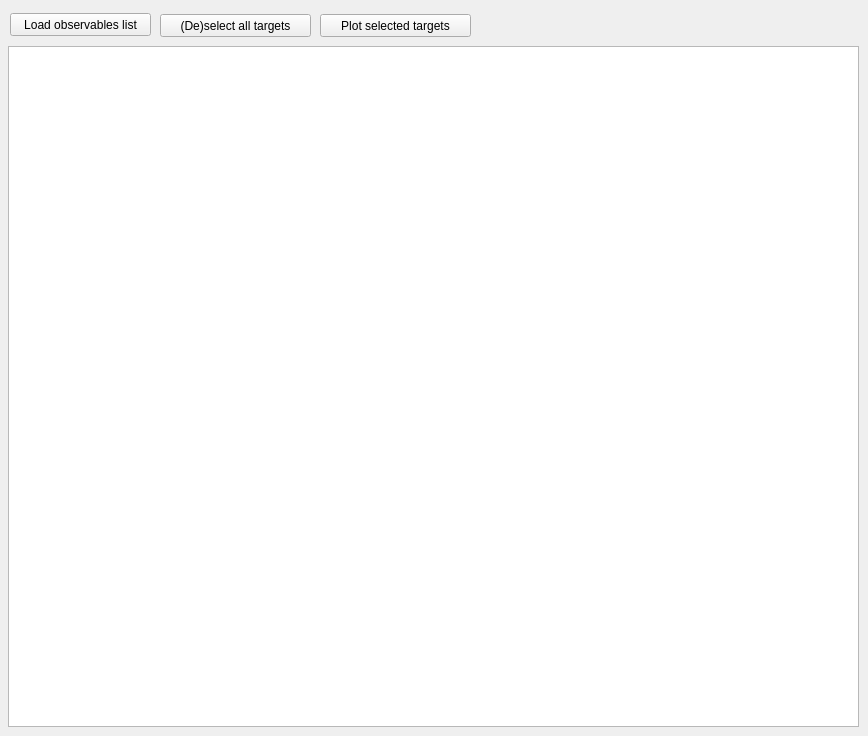
   <widget class="QWidget" name="obs">
    <attribute name="title">
     <string>Observations</string>
    </attribute>
    <widget class="QPushButton" name="loadObs">
     <property name="geometry">
      <rect>
       <x>10</x>
       <y>13</y>
       <width>141</width>
       <height>23</height>
      </rect>
     </property>
     <property name="text">
      <string>Load observables list</string>
     </property>
    </widget>
    <widget class="QTableView" name="listObs">
     <property name="geometry">
      <rect>
       <x>8</x>
       <y>46</y>
       <width>851</width>
       <height>681</height>
      </rect>
     </property>
     <property name="editTriggers">
      <set>QAbstractItemView::NoEditTriggers</set>
     </property>
     <property name="dragEnabled">
      <bool>true</bool>
     </property>
     <property name="alternatingRowColors">
      <bool>true</bool>
     </property>
     <property name="showGrid">
      <bool>true</bool>
     </property>
     <property name="gridStyle">
      <enum>Qt::DashLine</enum>
     </property>
     <property name="sortingEnabled">
      <bool>true</bool>
     </property>
     <attribute name="horizontalHeaderDefaultSectionSize">
      <number>100</number>
     </attribute>
     <attribute name="horizontalHeaderMinimumSectionSize">
      <number>25</number>
     </attribute>
    </widget>
    <widget class="QPushButton" name="updatePlotObs">
     <property name="geometry">
      <rect>
       <x>320</x>
       <y>14</y>
       <width>151</width>
       <height>23</height>
      </rect>
     </property>
     <property name="text">
      <string>Plot selected targets</string>
     </property>
    </widget>
    <widget class="QPushButton" name="updateSelectall">
     <property name="geometry">
      <rect>
       <x>160</x>
       <y>14</y>
       <width>151</width>
       <height>23</height>
      </rect>
     </property>
     <property name="text">
      <string>(De)select all targets</string>
     </property>
    </widget>
   </widget>
